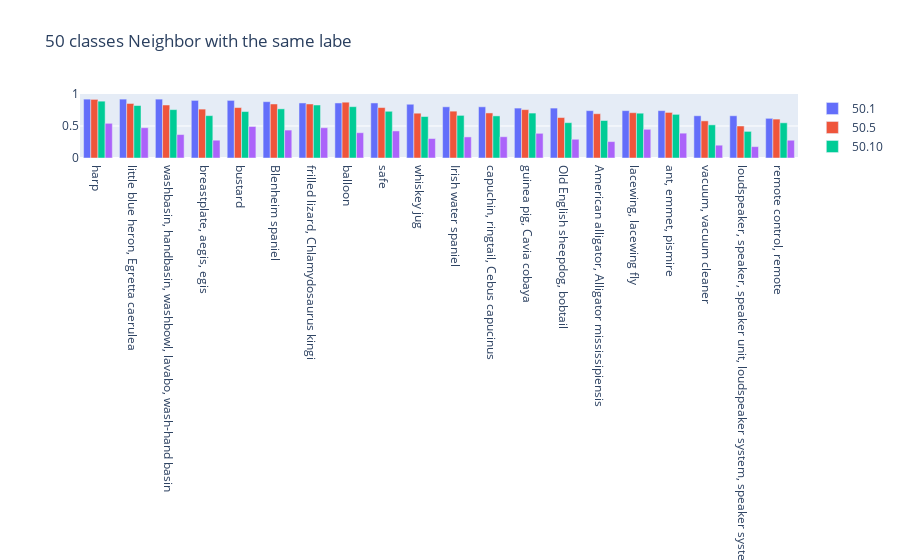
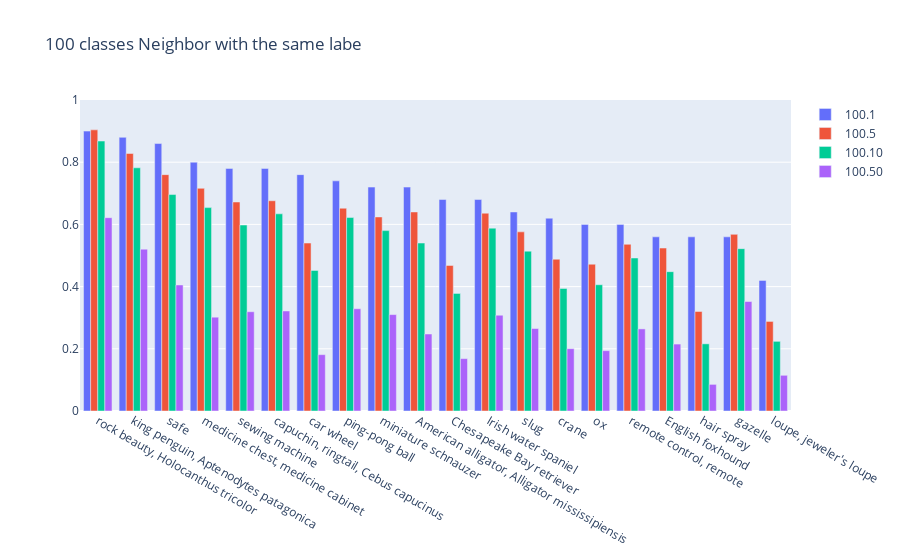
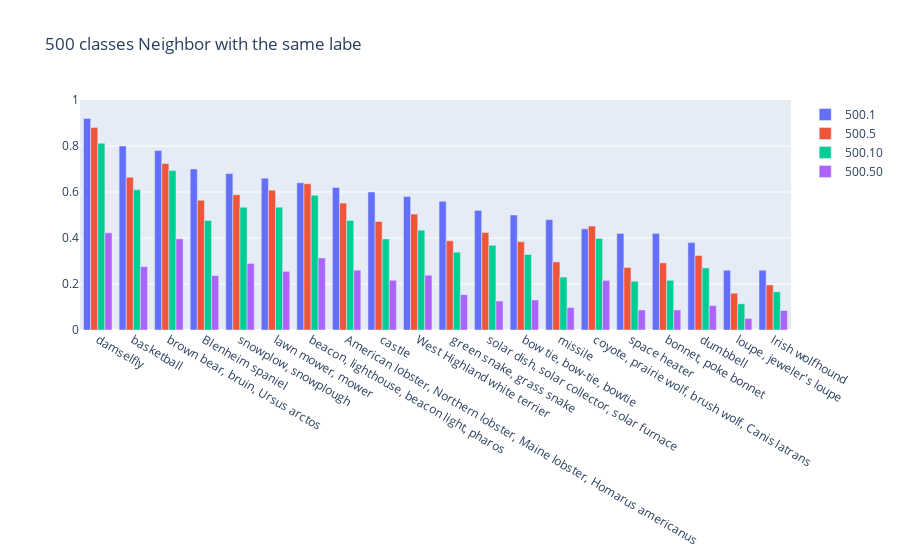

The code cell stored with these charts, in order, in its notebook:
### Code cell
for n_c in n_classes:
    plot(neighbor_with_same_label_per_class_dict, 
         keys=["{}.{}".format(n_c, k) for k in K], 
         title="{} classes\tNeighbor with the same labe".format(n_c))

### Figure 1 — Plotly figure (JSON) as saved in the notebook; plotly's stock layout.template omitted (floating-point values rounded to 4 significant figures)
{"data": [{"name": "50.1", "type": "bar", "x": ["harp", "little blue heron, Egretta caerulea", "washbasin, handbasin, washbowl, lavabo, wash-hand basin", "breastplate, aegis, egis", "bustard", "Blenheim spaniel", "frilled lizard, Chlamydosaurus kingi", "balloon", "safe", "whiskey jug", "Irish water spaniel", "capuchin, ringtail, Cebus capucinus", "guinea pig, Cavia cobaya", "Old English sheepdog, bobtail", "American alligator, Alligator mississipiensis", "lacewing, lacewing fly", "ant, emmet, pismire", "vacuum, vacuum cleaner", "loudspeaker, speaker, speaker unit, loudspeaker system, speaker system", "remote control, remote"], "y": [0.92, 0.92, 0.92, 0.9, 0.9, 0.88, 0.86, 0.86, 0.86, 0.84, 0.8, 0.8, 0.78, 0.78, 0.74, 0.74, 0.74, 0.66, 0.66, 0.62]}, {"name": "50.5", "type": "bar", "x": ["harp", "little blue heron, Egretta caerulea", "washbasin, handbasin, washbowl, lavabo, wash-hand basin", "breastplate, aegis, egis", "bustard", "Blenheim spaniel", "frilled lizard, Chlamydosaurus kingi", "balloon", "safe", "whiskey jug", "Irish water spaniel", "capuchin, ringtail, Cebus capucinus", "guinea pig, Cavia cobaya", "Old English sheepdog, bobtail", "American alligator, Alligator mississipiensis", "lacewing, lacewing fly", "ant, emmet, pismire", "vacuum, vacuum cleaner", "loudspeaker, speaker, speaker unit, loudspeaker system, speaker system", "remote control, remote"], "y": [0.916, 0.852, 0.828, 0.764, 0.788, 0.844, 0.844, 0.872, 0.788, 0.7, 0.732, 0.704, 0.756, 0.632, 0.692, 0.708, 0.712, 0.58, 0.5, 0.608]}, {"name": "50.10", "type": "bar", "x": ["harp", "little blue heron, Egretta caerulea", "washbasin, handbasin, washbowl, lavabo, wash-hand basin", "breastplate, aegis, egis", "bustard", "Blenheim spaniel", "frilled lizard, Chlamydosaurus kingi", "balloon", "safe", "whiskey jug", "Irish water spaniel", "capuchin, ringtail, Cebus capucinus", "guinea pig, Cavia cobaya", "Old English sheepdog, bobtail", "American alligator, Alligator mississipiensis", "lacewing, lacewing fly", "ant, emmet, pismire", "vacuum, vacuum cleaner", "loudspeaker, speaker, speaker unit, loudspeaker system, speaker system", "remote control, remote"], "y": [0.888, 0.82, 0.756, 0.662, 0.726, 0.768, 0.828, 0.802, 0.73, 0.648, 0.666, 0.658, 0.702, 0.552, 0.586, 0.7, 0.682, 0.518, 0.416, 0.55]}, {"name": "50.50", "type": "bar", "x": ["harp", "little blue heron, Egretta caerulea", "washbasin, handbasin, washbowl, lavabo, wash-hand basin", "breastplate, aegis, egis", "bustard", "Blenheim spaniel", "frilled lizard, Chlamydosaurus kingi", "balloon", "safe", "whiskey jug", "Irish water spaniel", "capuchin, ringtail, Cebus capucinus", "guinea pig, Cavia cobaya", "Old English sheepdog, bobtail", "American alligator, Alligator mississipiensis", "lacewing, lacewing fly", "ant, emmet, pismire", "vacuum, vacuum cleaner", "loudspeaker, speaker, speaker unit, loudspeaker system, speaker system", "remote control, remote"], "y": [0.542, 0.4732, 0.3664, 0.278, 0.492, 0.4364, 0.4728, 0.3952, 0.4228, 0.304, 0.3296, 0.3324, 0.3856, 0.2932, 0.2564, 0.4484, 0.388, 0.2, 0.1776, 0.2776]}], "layout": {"barmode": "group", "title": {"text": "50 classes\tNeighbor with the same labe"}, "yaxis": {"range": [0, 1]}}}

### Figure 2 — Plotly figure (JSON) as saved in the notebook; plotly's stock layout.template omitted (floating-point values rounded to 4 significant figures)
{"data": [{"name": "100.1", "type": "bar", "x": ["rock beauty, Holocanthus tricolor", "king penguin, Aptenodytes patagonica", "safe", "medicine chest, medicine cabinet", "sewing machine", "capuchin, ringtail, Cebus capucinus", "car wheel", "ping-pong ball", "miniature schnauzer", "American alligator, Alligator mississipiensis", "Chesapeake Bay retriever", "Irish water spaniel", "slug", "crane", "ox", "remote control, remote", "English foxhound", "hair spray", "gazelle", "loupe, jeweler's loupe"], "y": [0.9, 0.88, 0.86, 0.8, 0.78, 0.78, 0.76, 0.74, 0.72, 0.72, 0.68, 0.68, 0.64, 0.62, 0.6, 0.6, 0.56, 0.56, 0.56, 0.42]}, {"name": "100.5", "type": "bar", "x": ["rock beauty, Holocanthus tricolor", "king penguin, Aptenodytes patagonica", "safe", "medicine chest, medicine cabinet", "sewing machine", "capuchin, ringtail, Cebus capucinus", "car wheel", "ping-pong ball", "miniature schnauzer", "American alligator, Alligator mississipiensis", "Chesapeake Bay retriever", "Irish water spaniel", "slug", "crane", "ox", "remote control, remote", "English foxhound", "hair spray", "gazelle", "loupe, jeweler's loupe"], "y": [0.904, 0.828, 0.76, 0.716, 0.672, 0.676, 0.54, 0.652, 0.624, 0.64, 0.468, 0.636, 0.576, 0.488, 0.472, 0.536, 0.524, 0.32, 0.568, 0.288]}, {"name": "100.10", "type": "bar", "x": ["rock beauty, Holocanthus tricolor", "king penguin, Aptenodytes patagonica", "safe", "medicine chest, medicine cabinet", "sewing machine", "capuchin, ringtail, Cebus capucinus", "car wheel", "ping-pong ball", "miniature schnauzer", "American alligator, Alligator mississipiensis", "Chesapeake Bay retriever", "Irish water spaniel", "slug", "crane", "ox", "remote control, remote", "English foxhound", "hair spray", "gazelle", "loupe, jeweler's loupe"], "y": [0.868, 0.782, 0.696, 0.654, 0.598, 0.634, 0.452, 0.622, 0.58, 0.54, 0.378, 0.588, 0.514, 0.394, 0.406, 0.492, 0.448, 0.216, 0.522, 0.224]}, {"name": "100.50", "type": "bar", "x": ["rock beauty, Holocanthus tricolor", "king penguin, Aptenodytes patagonica", "safe", "medicine chest, medicine cabinet", "sewing machine", "capuchin, ringtail, Cebus capucinus", "car wheel", "ping-pong ball", "miniature schnauzer", "American alligator, Alligator mississipiensis", "Chesapeake Bay retriever", "Irish water spaniel", "slug", "crane", "ox", "remote control, remote", "English foxhound", "hair spray", "gazelle", "loupe, jeweler's loupe"], "y": [0.6216, 0.5204, 0.4052, 0.3016, 0.3192, 0.3216, 0.1812, 0.3288, 0.31, 0.2476, 0.1684, 0.308, 0.2652, 0.2004, 0.194, 0.264, 0.2152, 0.0856, 0.352, 0.1148]}], "layout": {"barmode": "group", "title": {"text": "100 classes\tNeighbor with the same labe"}, "yaxis": {"range": [0, 1]}}}

### Figure 3 — Plotly figure (JSON) as saved in the notebook; plotly's stock layout.template omitted (floating-point values rounded to 4 significant figures)
{"data": [{"name": "500.1", "type": "bar", "x": ["damselfly", "basketball", "brown bear, bruin, Ursus arctos", "Blenheim spaniel", "snowplow, snowplough", "lawn mower, mower", "beacon, lighthouse, beacon light, pharos", "American lobster, Northern lobster, Maine lobster, Homarus americanus", "castle", "West Highland white terrier", "green snake, grass snake", "solar dish, solar collector, solar furnace", "bow tie, bow-tie, bowtie", "missile", "coyote, prairie wolf, brush wolf, Canis latrans", "space heater", "bonnet, poke bonnet", "dumbbell", "loupe, jeweler's loupe", "Irish wolfhound"], "y": [0.92, 0.8, 0.78, 0.7, 0.68, 0.66, 0.64, 0.62, 0.6, 0.58, 0.56, 0.52, 0.5, 0.48, 0.44, 0.42, 0.42, 0.38, 0.26, 0.26]}, {"name": "500.5", "type": "bar", "x": ["damselfly", "basketball", "brown bear, bruin, Ursus arctos", "Blenheim spaniel", "snowplow, snowplough", "lawn mower, mower", "beacon, lighthouse, beacon light, pharos", "American lobster, Northern lobster, Maine lobster, Homarus americanus", "castle", "West Highland white terrier", "green snake, grass snake", "solar dish, solar collector, solar furnace", "bow tie, bow-tie, bowtie", "missile", "coyote, prairie wolf, brush wolf, Canis latrans", "space heater", "bonnet, poke bonnet", "dumbbell", "loupe, jeweler's loupe", "Irish wolfhound"], "y": [0.88, 0.664, 0.724, 0.564, 0.588, 0.608, 0.636, 0.552, 0.472, 0.504, 0.388, 0.424, 0.384, 0.296, 0.452, 0.272, 0.292, 0.324, 0.16, 0.196]}, {"name": "500.10", "type": "bar", "x": ["damselfly", "basketball", "brown bear, bruin, Ursus arctos", "Blenheim spaniel", "snowplow, snowplough", "lawn mower, mower", "beacon, lighthouse, beacon light, pharos", "American lobster, Northern lobster, Maine lobster, Homarus americanus", "castle", "West Highland white terrier", "green snake, grass snake", "solar dish, solar collector, solar furnace", "bow tie, bow-tie, bowtie", "missile", "coyote, prairie wolf, brush wolf, Canis latrans", "space heater", "bonnet, poke bonnet", "dumbbell", "loupe, jeweler's loupe", "Irish wolfhound"], "y": [0.812, 0.61, 0.694, 0.476, 0.534, 0.534, 0.586, 0.476, 0.396, 0.434, 0.338, 0.368, 0.328, 0.23, 0.398, 0.212, 0.216, 0.27, 0.114, 0.166]}, {"name": "500.50", "type": "bar", "x": ["damselfly", "basketball", "brown bear, bruin, Ursus arctos", "Blenheim spaniel", "snowplow, snowplough", "lawn mower, mower", "beacon, lighthouse, beacon light, pharos", "American lobster, Northern lobster, Maine lobster, Homarus americanus", "castle", "West Highland white terrier", "green snake, grass snake", "solar dish, solar collector, solar furnace", "bow tie, bow-tie, bowtie", "missile", "coyote, prairie wolf, brush wolf, Canis latrans", "space heater", "bonnet, poke bonnet", "dumbbell", "loupe, jeweler's loupe", "Irish wolfhound"], "y": [0.4228, 0.2756, 0.3964, 0.2368, 0.2896, 0.2552, 0.3132, 0.2604, 0.2164, 0.2384, 0.1536, 0.126, 0.1304, 0.0976, 0.2156, 0.0872, 0.0872, 0.1064, 0.05, 0.0848]}], "layout": {"barmode": "group", "title": {"text": "500 classes\tNeighbor with the same labe"}, "yaxis": {"range": [0, 1]}}}
